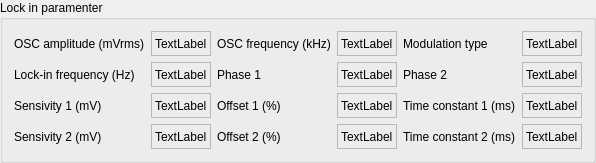
    <widget class="QGroupBox" name="groupBox_2">
     <property name="title">
      <string>Lock in paramenter</string>
     </property>
     <layout class="QGridLayout" name="gridLayout_3">
      <item row="2" column="1">
       <widget class="QLabel" name="label_lockin_freq">
        <property name="sizePolicy">
         <sizepolicy hsizetype="Preferred" vsizetype="Fixed">
          <horstretch>0</horstretch>
          <verstretch>0</verstretch>
         </sizepolicy>
        </property>
        <property name="minimumSize">
         <size>
          <width>0</width>
          <height>25</height>
         </size>
        </property>
        <property name="maximumSize">
         <size>
          <width>16777215</width>
          <height>25</height>
         </size>
        </property>
        <property name="frameShape">
         <enum>QFrame::StyledPanel</enum>
        </property>
        <property name="text">
         <string>TextLabel</string>
        </property>
       </widget>
      </item>
      <item row="2" column="0">
       <widget class="QLabel" name="label_87">
        <property name="text">
         <string>Lock-in frequency (Hz)</string>
        </property>
       </widget>
      </item>
      <item row="2" column="2">
       <widget class="QLabel" name="label_67">
        <property name="text">
         <string>Phase 1</string>
        </property>
       </widget>
      </item>
      <item row="3" column="0">
       <widget class="QLabel" name="label_69">
        <property name="text">
         <string>Sensivity 1 (mV)</string>
        </property>
       </widget>
      </item>
      <item row="0" column="5">
       <widget class="QLabel" name="label_modulation_type">
        <property name="sizePolicy">
         <sizepolicy hsizetype="Preferred" vsizetype="Fixed">
          <horstretch>0</horstretch>
          <verstretch>0</verstretch>
         </sizepolicy>
        </property>
        <property name="minimumSize">
         <size>
          <width>0</width>
          <height>25</height>
         </size>
        </property>
        <property name="maximumSize">
         <size>
          <width>16777215</width>
          <height>25</height>
         </size>
        </property>
        <property name="frameShape">
         <enum>QFrame::StyledPanel</enum>
        </property>
        <property name="text">
         <string>TextLabel</string>
        </property>
       </widget>
      </item>
      <item row="0" column="4">
       <widget class="QLabel" name="label_85">
        <property name="text">
         <string>Modulation type</string>
        </property>
       </widget>
      </item>
      <item row="0" column="3">
       <widget class="QLabel" name="label_osc_freq">
        <property name="sizePolicy">
         <sizepolicy hsizetype="Preferred" vsizetype="Fixed">
          <horstretch>0</horstretch>
          <verstretch>0</verstretch>
         </sizepolicy>
        </property>
        <property name="minimumSize">
         <size>
          <width>0</width>
          <height>25</height>
         </size>
        </property>
        <property name="maximumSize">
         <size>
          <width>16777215</width>
          <height>25</height>
         </size>
        </property>
        <property name="frameShape">
         <enum>QFrame::StyledPanel</enum>
        </property>
        <property name="text">
         <string>TextLabel</string>
        </property>
       </widget>
      </item>
      <item row="4" column="1">
       <widget class="QLabel" name="label_sen2">
        <property name="sizePolicy">
         <sizepolicy hsizetype="Preferred" vsizetype="Fixed">
          <horstretch>0</horstretch>
          <verstretch>0</verstretch>
         </sizepolicy>
        </property>
        <property name="minimumSize">
         <size>
          <width>0</width>
          <height>25</height>
         </size>
        </property>
        <property name="maximumSize">
         <size>
          <width>16777215</width>
          <height>25</height>
         </size>
        </property>
        <property name="frameShape">
         <enum>QFrame::StyledPanel</enum>
        </property>
        <property name="text">
         <string>TextLabel</string>
        </property>
       </widget>
      </item>
      <item row="2" column="3">
       <widget class="QLabel" name="label_phase1">
        <property name="sizePolicy">
         <sizepolicy hsizetype="Preferred" vsizetype="Fixed">
          <horstretch>0</horstretch>
          <verstretch>0</verstretch>
         </sizepolicy>
        </property>
        <property name="minimumSize">
         <size>
          <width>0</width>
          <height>25</height>
         </size>
        </property>
        <property name="maximumSize">
         <size>
          <width>16777215</width>
          <height>25</height>
         </size>
        </property>
        <property name="frameShape">
         <enum>QFrame::StyledPanel</enum>
        </property>
        <property name="text">
         <string>TextLabel</string>
        </property>
       </widget>
      </item>
      <item row="3" column="3">
       <widget class="QLabel" name="label_offset1">
        <property name="sizePolicy">
         <sizepolicy hsizetype="Preferred" vsizetype="Fixed">
          <horstretch>0</horstretch>
          <verstretch>0</verstretch>
         </sizepolicy>
        </property>
        <property name="minimumSize">
         <size>
          <width>0</width>
          <height>25</height>
         </size>
        </property>
        <property name="maximumSize">
         <size>
          <width>16777215</width>
          <height>25</height>
         </size>
        </property>
        <property name="frameShape">
         <enum>QFrame::StyledPanel</enum>
        </property>
        <property name="text">
         <string>TextLabel</string>
        </property>
       </widget>
      </item>
      <item row="4" column="2">
       <widget class="QLabel" name="label_72">
        <property name="text">
         <string>Offset 2 (%)</string>
        </property>
       </widget>
      </item>
      <item row="2" column="5">
       <widget class="QLabel" name="label_phase2">
        <property name="sizePolicy">
         <sizepolicy hsizetype="Preferred" vsizetype="Fixed">
          <horstretch>0</horstretch>
          <verstretch>0</verstretch>
         </sizepolicy>
        </property>
        <property name="minimumSize">
         <size>
          <width>0</width>
          <height>25</height>
         </size>
        </property>
        <property name="maximumSize">
         <size>
          <width>16777215</width>
          <height>25</height>
         </size>
        </property>
        <property name="frameShape">
         <enum>QFrame::StyledPanel</enum>
        </property>
        <property name="text">
         <string>TextLabel</string>
        </property>
       </widget>
      </item>
      <item row="4" column="3">
       <widget class="QLabel" name="label_offset2">
        <property name="sizePolicy">
         <sizepolicy hsizetype="Preferred" vsizetype="Fixed">
          <horstretch>0</horstretch>
          <verstretch>0</verstretch>
         </sizepolicy>
        </property>
        <property name="minimumSize">
         <size>
          <width>0</width>
          <height>25</height>
         </size>
        </property>
        <property name="maximumSize">
         <size>
          <width>16777215</width>
          <height>25</height>
         </size>
        </property>
        <property name="frameShape">
         <enum>QFrame::StyledPanel</enum>
        </property>
        <property name="text">
         <string>TextLabel</string>
        </property>
       </widget>
      </item>
      <item row="0" column="0">
       <widget class="QLabel" name="label_65">
        <property name="text">
         <string>OSC amplitude (mVrms)</string>
        </property>
       </widget>
      </item>
      <item row="2" column="4">
       <widget class="QLabel" name="label_68">
        <property name="text">
         <string>Phase 2</string>
        </property>
       </widget>
      </item>
      <item row="3" column="1">
       <widget class="QLabel" name="label_sen1">
        <property name="sizePolicy">
         <sizepolicy hsizetype="Preferred" vsizetype="Fixed">
          <horstretch>0</horstretch>
          <verstretch>0</verstretch>
         </sizepolicy>
        </property>
        <property name="minimumSize">
         <size>
          <width>0</width>
          <height>25</height>
         </size>
        </property>
        <property name="maximumSize">
         <size>
          <width>16777215</width>
          <height>25</height>
         </size>
        </property>
        <property name="frameShape">
         <enum>QFrame::StyledPanel</enum>
        </property>
        <property name="text">
         <string>TextLabel</string>
        </property>
       </widget>
      </item>
      <item row="0" column="1">
       <widget class="QLabel" name="label_osc_amp">
        <property name="sizePolicy">
         <sizepolicy hsizetype="Preferred" vsizetype="Fixed">
          <horstretch>0</horstretch>
          <verstretch>0</verstretch>
         </sizepolicy>
        </property>
        <property name="minimumSize">
         <size>
          <width>0</width>
          <height>25</height>
         </size>
        </property>
        <property name="maximumSize">
         <size>
          <width>16777215</width>
          <height>25</height>
         </size>
        </property>
        <property name="frameShape">
         <enum>QFrame::StyledPanel</enum>
        </property>
        <property name="text">
         <string>TextLabel</string>
        </property>
       </widget>
      </item>
      <item row="0" column="2">
       <widget class="QLabel" name="label_66">
        <property name="text">
         <string>OSC frequency (kHz)</string>
        </property>
       </widget>
      </item>
      <item row="3" column="2">
       <widget class="QLabel" name="label_71">
        <property name="text">
         <string>Offset 1 (%)</string>
        </property>
       </widget>
      </item>
      <item row="4" column="0">
       <widget class="QLabel" name="label_70">
        <property name="text">
         <string>Sensivity 2 (mV)</string>
        </property>
       </widget>
      </item>
      <item row="3" column="4">
       <widget class="QLabel" name="label_73">
        <property name="text">
         <string>Time constant 1 (ms)</string>
        </property>
       </widget>
      </item>
      <item row="3" column="5">
       <widget class="QLabel" name="label_tc1">
        <property name="sizePolicy">
         <sizepolicy hsizetype="Preferred" vsizetype="Fixed">
          <horstretch>0</horstretch>
          <verstretch>0</verstretch>
         </sizepolicy>
        </property>
        <property name="minimumSize">
         <size>
          <width>0</width>
          <height>25</height>
         </size>
        </property>
        <property name="maximumSize">
         <size>
          <width>16777215</width>
          <height>25</height>
         </size>
        </property>
        <property name="frameShape">
         <enum>QFrame::StyledPanel</enum>
        </property>
        <property name="text">
         <string>TextLabel</string>
        </property>
       </widget>
      </item>
      <item row="4" column="4">
       <widget class="QLabel" name="label_74">
        <property name="text">
         <string>Time constant 2 (ms)</string>
        </property>
       </widget>
      </item>
      <item row="4" column="5">
       <widget class="QLabel" name="label_tc2">
        <property name="sizePolicy">
         <sizepolicy hsizetype="Preferred" vsizetype="Fixed">
          <horstretch>0</horstretch>
          <verstretch>0</verstretch>
         </sizepolicy>
        </property>
        <property name="minimumSize">
         <size>
          <width>0</width>
          <height>25</height>
         </size>
        </property>
        <property name="maximumSize">
         <size>
          <width>16777215</width>
          <height>25</height>
         </size>
        </property>
        <property name="frameShape">
         <enum>QFrame::StyledPanel</enum>
        </property>
        <property name="text">
         <string>TextLabel</string>
        </property>
       </widget>
      </item>
     </layout>
    </widget>
